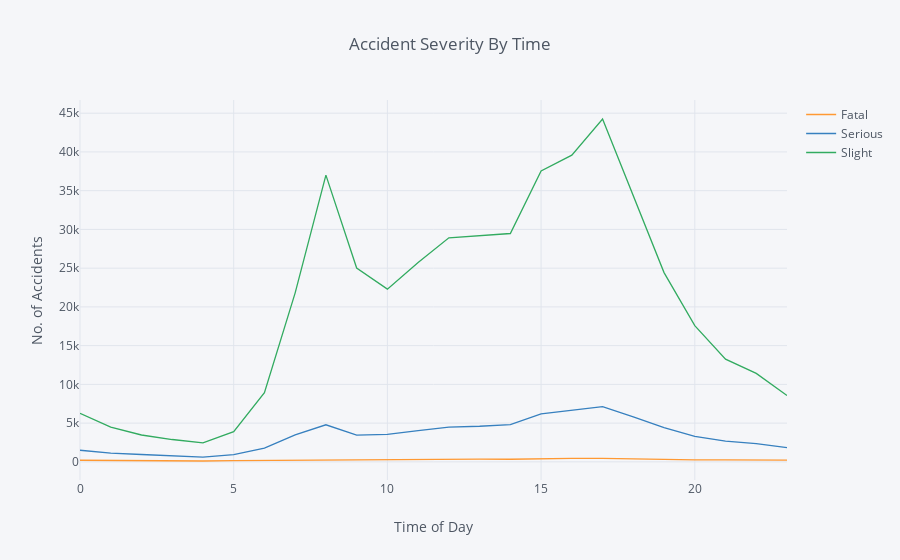

The code cell stored with this chart in its notebook:
### Code cell
seasongrphr.iplot(kind='line', xTitle='Time of Day', yTitle='No. of Accidents', title='Accident Severity By Time')

### Figure 1 — Plotly figure (JSON) as saved in the notebook; plotly's stock layout.template omitted (floating-point values rounded to 4 significant figures)
{"data": [{"line": {"color": "rgba(255, 153, 51, 1.0)", "dash": "solid", "shape": "linear", "width": 1.3}, "mode": "lines", "name": "Fatal", "text": "", "type": "scatter", "uid": "1c83d228-82e8-11e9-8b27-f45c8991f033", "x": [0, 1, 2, 3, 4, 5, 6, 7, 8, 9, 10, 11, 12, 13, 14, 15, 16, 17, 18, 19, 20, 21, 22, 23], "y": [208, 160, 141, 133, 111, 148, 175, 255, 229, 223, 324, 360, 306, 352, 340, 416, 454, 462, 363, 347, 252, 257, 274, 229]}, {"line": {"color": "rgba(55, 128, 191, 1.0)", "dash": "solid", "shape": "linear", "width": 1.3}, "mode": "lines", "name": "Serious", "text": "", "type": "scatter", "uid": "1c83d43a-82e8-11e9-92c1-f45c8991f033", "x": [0, 1, 2, 3, 4, 5, 6, 7, 8, 9, 10, 11, 12, 13, 14, 15, 16, 17, 18, 19, 20, 21, 22, 23], "y": [1500, 1125, 947, 820, 607, 940, 1763, 3482, 4783, 3439, 3560, 4031, 4495, 4596, 4792, 6183, 6677, 7130, 5817, 4410, 3276, 2683, 2341, 1842]}, {"line": {"color": "rgba(50, 171, 96, 1.0)", "dash": "solid", "shape": "linear", "width": 1.3}, "mode": "lines", "name": "Slight", "text": "", "type": "scatter", "uid": "1c83d502-82e8-11e9-8ef7-f45c8991f033", "x": [0, 1, 2, 3, 4, 5, 6, 7, 8, 9, 10, 11, 12, 13, 14, 15, 16, 17, 18, 19, 20, 21, 22, 23], "y": [6272, 4485, 3468, 2883, 2455, 3894, 8918, 21813, 37003, 25021, 22296, 25733, 28922, 29235, 29473, 37555, 39591, 44253, 34327, 24426, 17587, 13254, 11423, 8564]}], "layout": {"autosize": true, "legend": {"bgcolor": "#F5F6F9", "font": {"color": "#4D5663"}}, "paper_bgcolor": "#F5F6F9", "plot_bgcolor": "#F5F6F9", "title": "Accident Severity By Time", "titlefont": {"color": "#4D5663"}, "xaxis": {"autorange": true, "gridcolor": "#E1E5ED", "range": [0, 23], "showgrid": true, "tickfont": {"color": "#4D5663"}, "title": "Time of Day", "titlefont": {"color": "#4D5663"}, "type": "linear", "zerolinecolor": "#E1E5ED"}, "yaxis": {"autorange": true, "gridcolor": "#E1E5ED", "range": [-2341.0, 46710.0], "showgrid": true, "tickfont": {"color": "#4D5663"}, "title": "No. of Accidents", "titlefont": {"color": "#4D5663"}, "type": "linear", "zerolinecolor": "#E1E5ED"}}}
